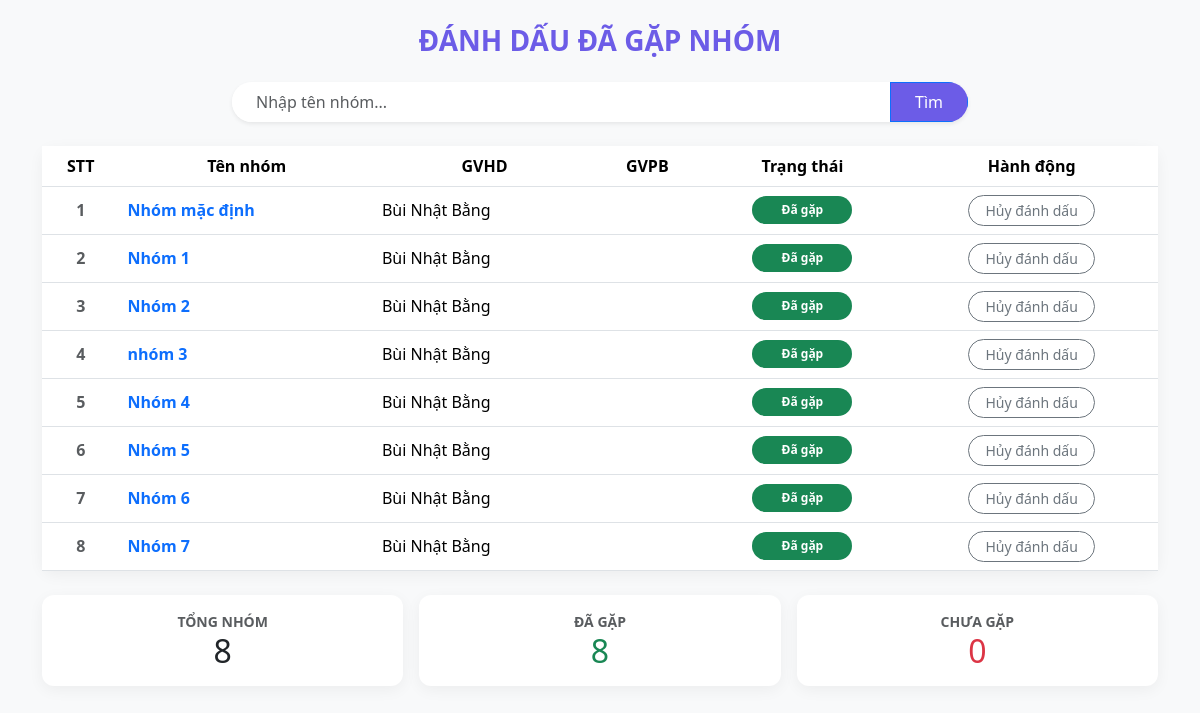
The app's page /gapSV.php (signed in) with its own data.
### tables this page shows
CREATE TABLE IF NOT EXISTS `nhom` (
  `id` int(11) NOT NULL AUTO_INCREMENT,
  `ten_nhom` varchar(50) NOT NULL,
  `giang_vien_huong_dan_id` varchar(10) NOT NULL,
  `huong_de_tai` varchar(255) DEFAULT NULL,
  `created_at` timestamp NULL DEFAULT CURRENT_TIMESTAMP,
  `da_gap_gv` tinyint(1) NOT NULL DEFAULT '0',
  PRIMARY KEY (`id`),
  KEY `idx_gv` (`giang_vien_huong_dan_id`)
);

CREATE TABLE IF NOT EXISTS `giang_vien` (
  `MaGV` varchar(10) NOT NULL,
  `HoTen` varchar(100) NOT NULL,
  `Email` varchar(100) DEFAULT NULL,
  `DienThoai` varchar(15) DEFAULT NULL,
  `Khoa` varchar(50) DEFAULT NULL,
  `ChucVu` varchar(50) DEFAULT NULL,
  `created_at` timestamp NULL DEFAULT CURRENT_TIMESTAMP,
  `MatKhau` varchar(50) DEFAULT '123456',
  `id` int(11) DEFAULT NULL,
  PRIMARY KEY (`MaGV`),
  UNIQUE KEY `Email` (`Email`),
  KEY `idx_hoten` (`HoTen`),
  KEY `idx_khoa` (`Khoa`)
);

### gapSV.php (the view, shortened to what this page needs)
<?php
require_once 'config.php';
if (isset($_SESSION['MaGV'])) {
    $MaGV = $_SESSION['MaGV'];
} elseif (isset($_SESSION['user_id'])) {
    $MaGV = $_SESSION['user_id'];
} elseif (isset($_SESSION['username'])) {
    $MaGV = $_SESSION['username'];
} else {
    $MaGV = '';
}
$search = trim($_GET['search'] ?? '');
$params = [$MaGV, $MaGV];
$where_search = "";
$sql = "
SELECT
    n.id AS nhom_id,
    n.ten_nhom,
    n.da_gap_gv,
    n.giang_vien_huong_dan_id,
    gv_hd.HoTen AS ten_gvhd,
    (
        SELECT GROUP_CONCAT(gv.HoTen SEPARATOR ', ')
        FROM phan_cong_phan_bien pc
        JOIN giang_vien gv ON gv.MaGV = pc.giang_vien_phan_bien_id
        WHERE pc.nhom_id = n.id
    ) AS ten_gvpb
FROM nhom n
LEFT JOIN giang_vien gv_hd ON gv_hd.MaGV = n.giang_vien_huong_dan_id
WHERE
    (n.giang_vien_huong_dan_id = ?
    OR EXISTS (
        SELECT 1 FROM phan_cong_phan_bien pc
        WHERE pc.nhom_id = n.id AND pc.giang_vien_phan_bien_id = ?
    ))
    $where_search
ORDER BY n.da_gap_gv ASC, n.id ASC
";
$stmt = $pdo->prepare($sql);
$stmt->execute($params);
$nhom_list = $stmt->fetchAll(PDO::FETCH_ASSOC);
$stat_sql = "
SELECT
    COUNT(DISTINCT n.id) AS tong,
    COUNT(DISTINCT CASE WHEN n.da_gap_gv = 1 THEN n.id END) AS da_gap
FROM nhom n
LEFT JOIN phan_cong_phan_bien pc ON pc.nhom_id = n.id
WHERE n.giang_vien_huong_dan_id = ? OR pc.giang_vien_phan_bien_id = ?
";
$stat = $pdo->prepare($stat_sql);
$stat->execute([$MaGV, $MaGV]);
$s = $stat->fetch(PDO::FETCH_ASSOC);
$tong_nhom = $s['tong'] ?? 0;
$da_gap    = $s['da_gap'] ?? 0;
$chua_gap  = $tong_nhom - $da_gap;
?>
<!DOCTYPE html>
<html lang="vi">
<head>
    <link href="https://cdn.jsdelivr.net/npm/bootstrap@5.3.3/dist/css/bootstrap.min.css" rel="stylesheet">
</head>
<body>
<div class="container py-4">
    <h3 class="text-center text-primary fw-bold mb-4" style="color: #6c5ce7 !important;">ĐÁNH DẤU ĐÃ GẶP NHÓM</h3>
    <div class="row justify-content-center mb-4">
        <div class="col-md-8">
            <form method="get" class="d-flex shadow-sm rounded-pill overflow-hidden bg-white">
                <input type="text" name="search" class="form-control border-0 px-4 py-2 shadow-none"
                       placeholder="Nhập tên nhóm..." value="<?=htmlspecialchars($search)?>">
                <button class="btn btn-primary px-4 rounded-0" style="background: #6c5ce7;">Tìm</button>
            </form>
        </div>
    </div>
    <div class="card mb-4">
        <div class="card-body p-0">
            <div class="table-responsive">
                <table class="table table-hover align-middle mb-0">
                    <thead class="text-center">
                        <tr>
                            <th>STT</th>
                            <th>Tên nhóm</th>
                            <th>GVHD</th>
                            <th>GVPB</th>
                            <th>Trạng thái</th>
                            <th>Hành động</th>
                        </tr>
                    </thead>
                    <tbody>
                        <?php if(empty($nhom_list)): ?>
                            <tr><td colspan="6" class="text-center py-5 text-muted">Không tìm thấy nhóm nào</td></tr>
                        <?php else: ?>
                            <?php $stt=1; foreach($nhom_list as $n): ?>
                            <tr class="<?= $n['da_gap_gv'] ? 'da-gap' : 'chua-gap' ?>">
                                <td class="text-center fw-bold text-muted"><?=$stt++?></td>
                                <td class="fw-bold text-primary"><?=htmlspecialchars($n['ten_nhom'])?></td>
                                <td><?=htmlspecialchars($n['ten_gvhd'] ?? '')?></td>
                                <td><small><?=htmlspecialchars($n['ten_gvpb'] ?? '')?></small></td>
                                <td class="text-center">
                                    <?php if($n['da_gap_gv']): ?>
                                        <span class="badge bg-success badge-status rounded-pill">Đã gặp</span>
                                    <?php else: ?>
                                        <span class="badge bg-danger badge-status rounded-pill">Chưa gặp</span>
                                    <?php endif; ?>
                                </td>
                                <td class="text-center">
                                    <?php if ($n['giang_vien_huong_dan_id'] == $MaGV): ?>
                                        <a href="?toggle=<?=$n['nhom_id']?>&search=<?=urlencode($search)?>"
                                           class="btn btn-sm <?= $n['da_gap_gv']?'btn-outline-secondary':'btn-primary' ?> rounded-pill px-3">
                                            <?= $n['da_gap_gv'] ? 'Hủy đánh dấu' : 'Xác nhận gặp' ?>
                                        </a>
                                    <?php else: ?>
                                        <span class="badge bg-light text-muted border">Chỉ xem (GVPB)</span>
                                    <?php endif; ?>
                                </td>
                            </tr>
                            <?php endforeach; ?>
                        <?php endif; ?>
                    </tbody>
                </table>
            </div>
        </div>
    </div>
    <div class="row g-3 text-center">
        <div class="col-md-4">
            <div class="card p-3 border-0 bg-white">
                <small class="text-muted text-uppercase fw-bold">Tổng nhóm</small>
                <h2 class="mb-0 text-dark"><?= $tong_nhom ?></h2>
            </div>
        </div>
        <div class="col-md-4">
            <div class="card p-3 border-0 bg-white">
                <small class="text-muted text-uppercase fw-bold">Đã gặp</small>
                <h2 class="mb-0 text-success"><?= $da_gap ?></h2>
            </div>
        </div>
        <div class="col-md-4">
            <div class="card p-3 border-0 bg-white">
                <small class="text-muted text-uppercase fw-bold">Chưa gặp</small>
                <h2 class="mb-0 text-danger"><?= $chua_gap ?></h2>
            </div>
        </div>
    </div>
</div>
</body>
</html>

### gapSV.php (style rules this page uses)
body { background-color: #f8f9fa; font-family: 'Segoe UI', sans-serif; }
.card { border: none; border-radius: 12px; box-shadow: 0 4px 15px rgba(0,0,0,0.05); }
.table thead { background-color: #6c5ce7; color: white; }
.badge-status { min-width: 100px; padding: 8px; }
tr.da-gap { background-color: #f0fff4 !important; }

### records on screen
nhom: ten_nhom "Nhóm mặc định", giang_vien_huong_dan.HoTen "Bùi Nhật Bằng", da_gap_gv "Đã gặp"
nhom: ten_nhom "Nhóm 1", giang_vien_huong_dan.HoTen "Bùi Nhật Bằng", da_gap_gv "Đã gặp"
nhom: ten_nhom "Nhóm 2", giang_vien_huong_dan.HoTen "Bùi Nhật Bằng", da_gap_gv "Đã gặp"
nhom: ten_nhom "nhóm 3", giang_vien_huong_dan.HoTen "Bùi Nhật Bằng", da_gap_gv "Đã gặp"
nhom: ten_nhom "Nhóm 4", giang_vien_huong_dan.HoTen "Bùi Nhật Bằng", da_gap_gv "Đã gặp"
nhom: ten_nhom "Nhóm 5", giang_vien_huong_dan.HoTen "Bùi Nhật Bằng", da_gap_gv "Đã gặp"
nhom: ten_nhom "Nhóm 6", giang_vien_huong_dan.HoTen "Bùi Nhật Bằng", da_gap_gv "Đã gặp"
nhom: ten_nhom "Nhóm 7", giang_vien_huong_dan.HoTen "Bùi Nhật Bằng", da_gap_gv "Đã gặp"

### other values on screen
$tong_nhom "8"
$da_gap "8"
$chua_gap "0"
